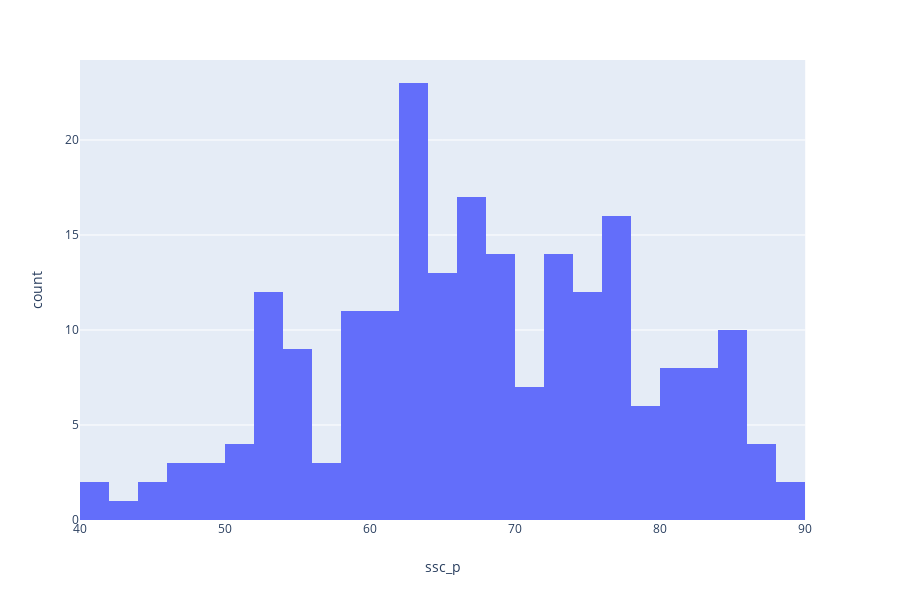

The notebook cell this image was saved under:
### Code cell
px.histogram(data_frame=df, 
            x='ssc_p',
            nbins=30)

### Figure 1 — Plotly figure (JSON) as saved in the notebook; plotly's stock layout.template omitted (floating-point values rounded to 4 significant figures; data arrays with more than 128 entries replaced by an {"elided": "..."} marker saying what was removed)
{"data": [{"alignmentgroup": "True", "bingroup": "x", "hoverlabel": {"namelength": 0}, "hovertemplate": "ssc_p=%{x}<br>count=%{y}", "legendgroup": "", "marker": {"color": "#636efa"}, "name": "", "nbinsx": 30, "offsetgroup": "", "orientation": "v", "showlegend": false, "type": "histogram", "x": {"elided": "215 float values"}, "xaxis": "x", "yaxis": "y"}], "layout": {"barmode": "relative", "height": 600, "legend": {"tracegroupgap": 0}, "margin": {"t": 60}, "xaxis": {"anchor": "y", "domain": [0, 0.98], "title": {"text": "ssc_p"}}, "yaxis": {"anchor": "x", "domain": [0, 1], "title": {"text": "count"}}}}
